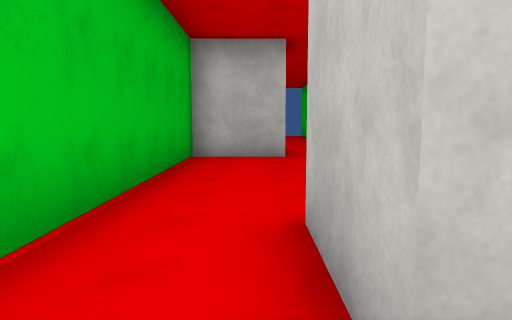
View 1 (above)

14 first-person views from a walk through a scene from a Unity 3-D project. The camera is 1.5 m above the floor, tilts 6° down and sees 70° across. The floor is counted in squares, 2 m on a side. Each view is taken from the middle of a square. On the plan, view 1 faces up. The plan holds only what a view shows up to about 11 squares ahead; the rest is blank. The place goes on beyond the plan. The player is left out. Surface patterns are stand-ins for the level's own textures.

View 2
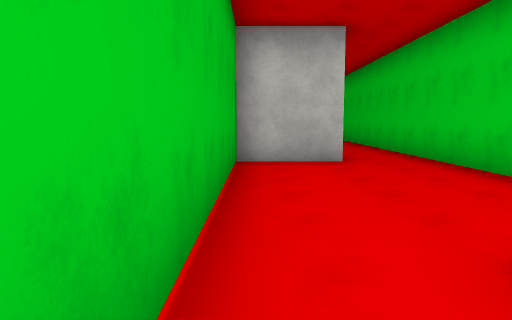

View 3
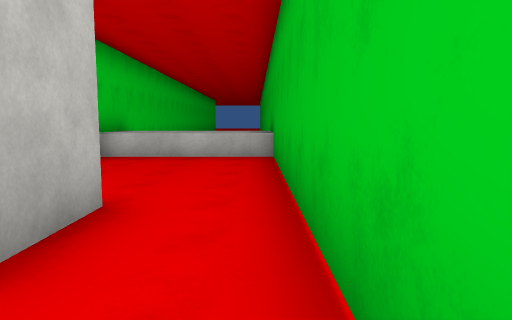

View 4
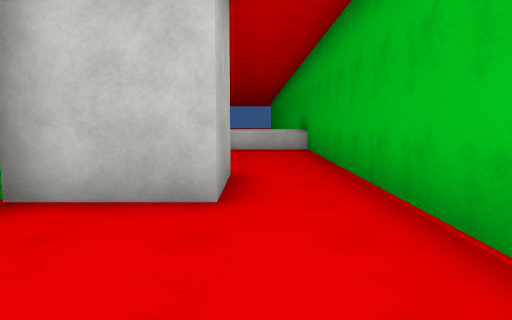

View 5
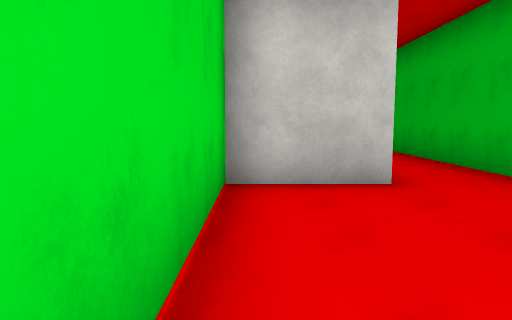

View 6
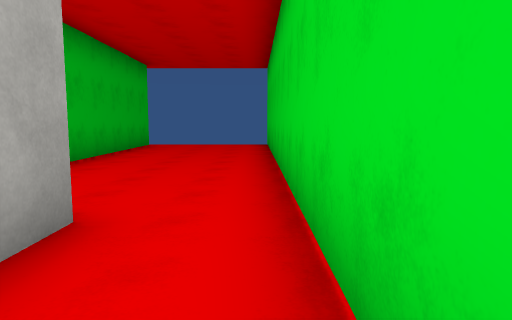

View 7
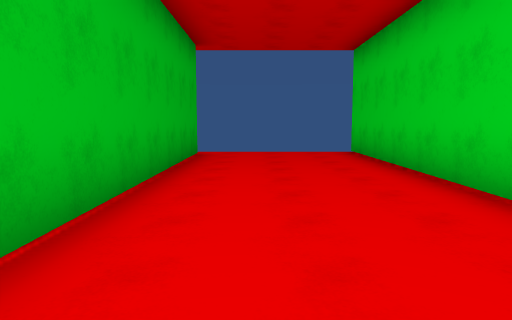

View 8
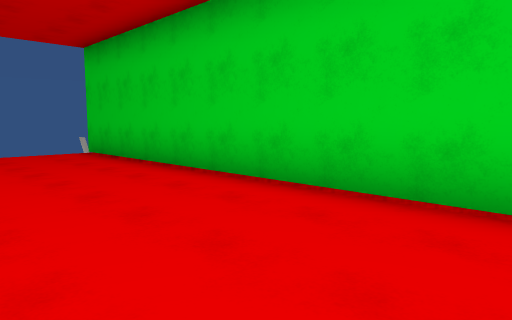

View 9
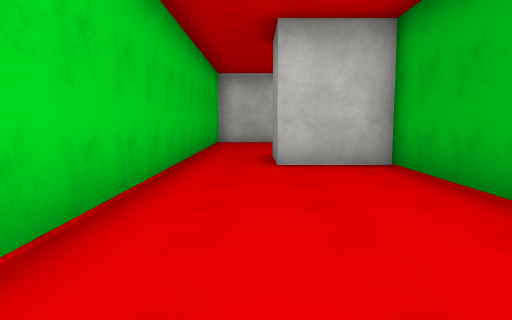

View 10
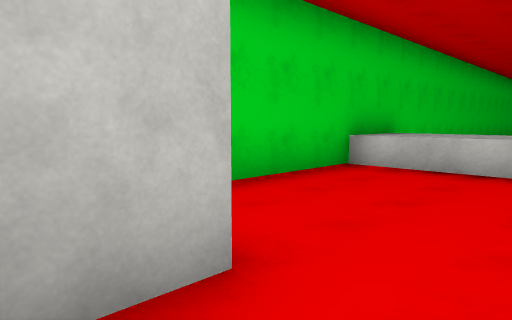

View 11
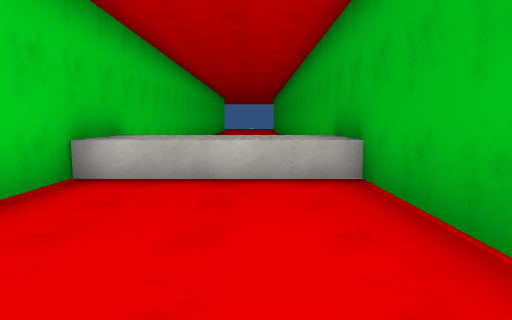

View 12
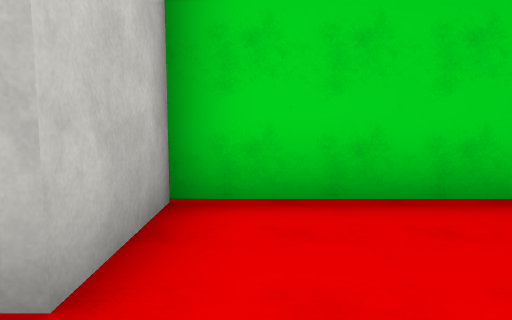

View 13
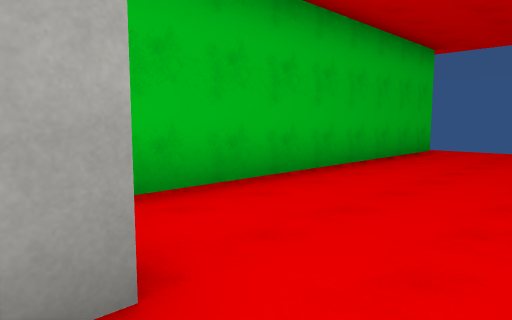

View 14
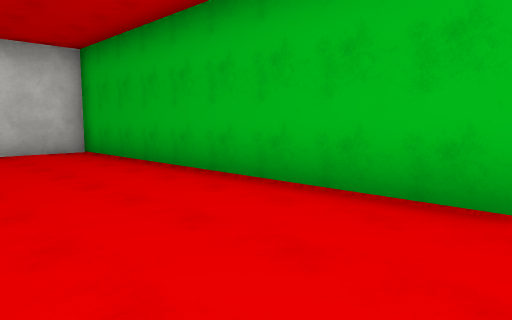

### Floor plan
Key: @ floor where view 1 was taken; # wall or solid block; x gap in a wall; . floor; ^ raised ledge.
Columns run from 2 left of view 1 to 3 right of it. Each row starts with its distance up from view 1.
 19  ....x
 18 #....#
 17 #....#
 16 #....#
 15 #....#
 14 #....#
 13 #....#
 12 #....#
 11 #....#
 10 #....#
  9 ###..#
  8 ###..#
  7 #....#
  6 #....#
  5 #....#
  4 #....#
  3 #....#
  2 #..###
  1 #..###
  0 #.@..#
 -1 #....#
 -2 #....#
 -3 #....#
 -4  ^^^^
 -5  ^^^^
 -6  #  #

Positions as (right, up) in squares from view 1, and headings:
1: (0, 0), facing up
2: (-1, 1), facing up
3: (-1, 4), facing down
4: (0, 6), facing down
5: (2, 7), facing down
6: (2, 7), facing up
7: (0, 10), facing up
8: (-1, 10), facing up-right
9: (1, 16), facing down
10: (-1, 2), facing down-right
11: (0, 1), facing down
12: (-1, 0), facing right
13: (2, 9), facing up-left
14: (2, 19), facing down-left
